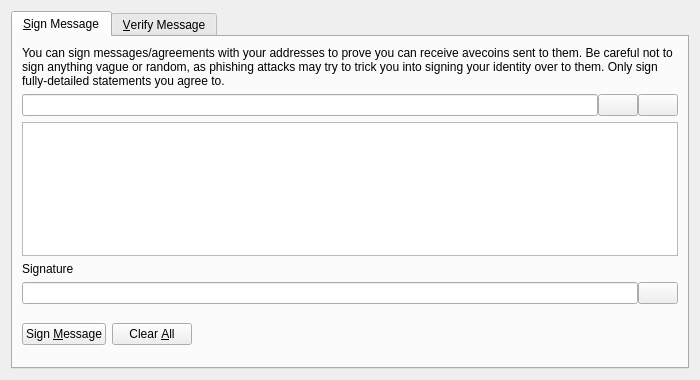
<?xml version="1.0" encoding="UTF-8"?>
<ui version="4.0">
 <class>SignVerifyMessageDialog</class>
 <widget class="QDialog" name="SignVerifyMessageDialog">
  <property name="geometry">
   <rect>
    <x>0</x>
    <y>0</y>
    <width>700</width>
    <height>380</height>
   </rect>
  </property>
  <property name="windowTitle">
   <string>Signatures - Sign / Verify a Message</string>
  </property>
  <property name="modal">
   <bool>true</bool>
  </property>
  <layout class="QVBoxLayout" name="verticalLayout">
   <item>
    <widget class="QTabWidget" name="tabWidget">
     <property name="currentIndex">
      <number>0</number>
     </property>
     <widget class="QWidget" name="tabSignMessage">
      <attribute name="title">
       <string>&amp;Sign Message</string>
      </attribute>
      <layout class="QVBoxLayout" name="verticalLayout_SM">
       <item>
        <widget class="QLabel" name="infoLabel_SM">
         <property name="text">
          <string>You can sign messages/agreements with your addresses to prove you can receive avecoins sent to them. Be careful not to sign anything vague or random, as phishing attacks may try to trick you into signing your identity over to them. Only sign fully-detailed statements you agree to.</string>
         </property>
         <property name="textFormat">
          <enum>Qt::PlainText</enum>
         </property>
         <property name="wordWrap">
          <bool>true</bool>
         </property>
        </widget>
       </item>
       <item>
        <layout class="QHBoxLayout" name="horizontalLayout_1_SM">
         <property name="spacing">
          <number>0</number>
         </property>
         <item>
          <widget class="QValidatedLineEdit" name="addressIn_SM">
           <property name="toolTip">
            <string>The AveCoin address to sign the message with</string>
           </property>
          </widget>
         </item>
         <item>
          <widget class="QPushButton" name="addressBookButton_SM">
           <property name="toolTip">
            <string>Choose previously used address</string>
           </property>
           <property name="text">
            <string/>
           </property>
           <property name="icon">
            <iconset resource="../bitcoin.qrc">
             <normaloff>:/icons/address-book</normaloff>:/icons/address-book</iconset>
           </property>
           <property name="shortcut">
            <string>Alt+A</string>
           </property>
           <property name="autoDefault">
            <bool>false</bool>
           </property>
          </widget>
         </item>
         <item>
          <widget class="QPushButton" name="pasteButton_SM">
           <property name="toolTip">
            <string>Paste address from clipboard</string>
           </property>
           <property name="text">
            <string/>
           </property>
           <property name="icon">
            <iconset resource="../bitcoin.qrc">
             <normaloff>:/icons/editpaste</normaloff>:/icons/editpaste</iconset>
           </property>
           <property name="shortcut">
            <string>Alt+P</string>
           </property>
           <property name="autoDefault">
            <bool>false</bool>
           </property>
          </widget>
         </item>
        </layout>
       </item>
       <item>
        <widget class="QPlainTextEdit" name="messageIn_SM">
         <property name="toolTip">
          <string>Enter the message you want to sign here</string>
         </property>
        </widget>
       </item>
       <item>
        <widget class="QLabel" name="signatureLabel_SM">
         <property name="text">
          <string>Signature</string>
         </property>
         <property name="textFormat">
          <enum>Qt::PlainText</enum>
         </property>
        </widget>
       </item>
       <item>
        <layout class="QHBoxLayout" name="horizontalLayout_2_SM">
         <property name="spacing">
          <number>0</number>
         </property>
         <item>
          <widget class="QLineEdit" name="signatureOut_SM">
           <property name="font">
            <font>
             <italic>true</italic>
            </font>
           </property>
           <property name="readOnly">
            <bool>true</bool>
           </property>
          </widget>
         </item>
         <item>
          <widget class="QPushButton" name="copySignatureButton_SM">
           <property name="toolTip">
            <string>Copy the current signature to the system clipboard</string>
           </property>
           <property name="text">
            <string/>
           </property>
           <property name="icon">
            <iconset resource="../bitcoin.qrc">
             <normaloff>:/icons/editcopy</normaloff>:/icons/editcopy</iconset>
           </property>
           <property name="autoDefault">
            <bool>false</bool>
           </property>
          </widget>
         </item>
        </layout>
       </item>
       <item>
        <layout class="QHBoxLayout" name="horizontalLayout_3_SM">
         <item>
          <widget class="QPushButton" name="signMessageButton_SM">
           <property name="toolTip">
            <string>Sign the message to prove you own this AveCoin address</string>
           </property>
           <property name="text">
            <string>Sign &amp;Message</string>
           </property>
           <property name="icon">
            <iconset resource="../bitcoin.qrc">
             <normaloff>:/icons/edit</normaloff>:/icons/edit</iconset>
           </property>
           <property name="autoDefault">
            <bool>false</bool>
           </property>
          </widget>
         </item>
         <item>
          <widget class="QPushButton" name="clearButton_SM">
           <property name="toolTip">
            <string>Reset all sign message fields</string>
           </property>
           <property name="text">
            <string>Clear &amp;All</string>
           </property>
           <property name="icon">
            <iconset resource="../bitcoin.qrc">
             <normaloff>:/icons/remove</normaloff>:/icons/remove</iconset>
           </property>
           <property name="autoDefault">
            <bool>false</bool>
           </property>
          </widget>
         </item>
         <item>
          <spacer name="horizontalSpacer_1_SM">
           <property name="orientation">
            <enum>Qt::Horizontal</enum>
           </property>
           <property name="sizeHint" stdset="0">
            <size>
             <width>40</width>
             <height>48</height>
            </size>
           </property>
          </spacer>
         </item>
         <item>
          <widget class="QLabel" name="statusLabel_SM">
           <property name="font">
            <font>
             <weight>75</weight>
             <bold>true</bold>
            </font>
           </property>
           <property name="text">
            <string/>
           </property>
           <property name="wordWrap">
            <bool>true</bool>
           </property>
          </widget>
         </item>
         <item>
          <spacer name="horizontalSpacer_2_SM">
           <property name="orientation">
            <enum>Qt::Horizontal</enum>
           </property>
           <property name="sizeHint" stdset="0">
            <size>
             <width>40</width>
             <height>48</height>
            </size>
           </property>
          </spacer>
         </item>
        </layout>
       </item>
      </layout>
     </widget>
     <widget class="QWidget" name="tabVerifyMessage">
      <attribute name="title">
       <string>&amp;Verify Message</string>
      </attribute>
      <layout class="QVBoxLayout" name="verticalLayout_VM">
       <item>
        <widget class="QLabel" name="infoLabel_VM">
         <property name="text">
          <string>Enter the receiver's address, message (ensure you copy line breaks, spaces, tabs, etc. exactly) and signature below to verify the message. Be careful not to read more into the signature than what is in the signed message itself, to avoid being tricked by a man-in-the-middle attack. Note that this only proves the signing party receives with the address, it cannot prove sendership of any transaction!</string>
         </property>
         <property name="textFormat">
          <enum>Qt::PlainText</enum>
         </property>
         <property name="alignment">
          <set>Qt::AlignLeading|Qt::AlignLeft|Qt::AlignTop</set>
         </property>
         <property name="wordWrap">
          <bool>true</bool>
         </property>
        </widget>
       </item>
       <item>
        <layout class="QHBoxLayout" name="horizontalLayout_1_VM">
         <property name="spacing">
          <number>0</number>
         </property>
         <item>
          <widget class="QValidatedLineEdit" name="addressIn_VM">
           <property name="toolTip">
            <string>The AveCoin address the message was signed with</string>
           </property>
          </widget>
         </item>
         <item>
          <widget class="QPushButton" name="addressBookButton_VM">
           <property name="toolTip">
            <string>Choose previously used address</string>
           </property>
           <property name="text">
            <string/>
           </property>
           <property name="icon">
            <iconset resource="../bitcoin.qrc">
             <normaloff>:/icons/address-book</normaloff>:/icons/address-book</iconset>
           </property>
           <property name="shortcut">
            <string>Alt+A</string>
           </property>
           <property name="autoDefault">
            <bool>false</bool>
           </property>
          </widget>
         </item>
        </layout>
       </item>
       <item>
        <widget class="QPlainTextEdit" name="messageIn_VM"/>
       </item>
       <item>
        <widget class="QValidatedLineEdit" name="signatureIn_VM"/>
       </item>
       <item>
        <layout class="QHBoxLayout" name="horizontalLayout_2_VM">
         <item>
          <widget class="QPushButton" name="verifyMessageButton_VM">
           <property name="toolTip">
            <string>Verify the message to ensure it was signed with the specified AveCoin address</string>
           </property>
           <property name="text">
            <string>Verify &amp;Message</string>
           </property>
           <property name="icon">
            <iconset resource="../bitcoin.qrc">
             <normaloff>:/icons/transaction_0</normaloff>:/icons/transaction_0</iconset>
           </property>
           <property name="autoDefault">
            <bool>false</bool>
           </property>
          </widget>
         </item>
         <item>
          <widget class="QPushButton" name="clearButton_VM">
           <property name="toolTip">
            <string>Reset all verify message fields</string>
           </property>
           <property name="text">
            <string>Clear &amp;All</string>
           </property>
           <property name="icon">
            <iconset resource="../bitcoin.qrc">
             <normaloff>:/icons/remove</normaloff>:/icons/remove</iconset>
           </property>
           <property name="autoDefault">
            <bool>false</bool>
           </property>
          </widget>
         </item>
         <item>
          <spacer name="horizontalSpacer_1_VM">
           <property name="orientation">
            <enum>Qt::Horizontal</enum>
           </property>
           <property name="sizeHint" stdset="0">
            <size>
             <width>40</width>
             <height>48</height>
            </size>
           </property>
          </spacer>
         </item>
         <item>
          <widget class="QLabel" name="statusLabel_VM">
           <property name="font">
            <font>
             <weight>75</weight>
             <bold>true</bold>
            </font>
           </property>
           <property name="text">
            <string/>
           </property>
           <property name="wordWrap">
            <bool>true</bool>
           </property>
          </widget>
         </item>
         <item>
          <spacer name="horizontalSpacer_2_VM">
           <property name="orientation">
            <enum>Qt::Horizontal</enum>
           </property>
           <property name="sizeHint" stdset="0">
            <size>
             <width>40</width>
             <height>48</height>
            </size>
           </property>
          </spacer>
         </item>
        </layout>
       </item>
      </layout>
     </widget>
    </widget>
   </item>
  </layout>
 </widget>
 <customwidgets>
  <customwidget>
   <class>QValidatedLineEdit</class>
   <extends>QLineEdit</extends>
   <header>qt/qvalidatedlineedit.h</header>
  </customwidget>
 </customwidgets>
 <resources>
  <include location="../bitcoin.qrc"/>
 </resources>
 <connections/>
</ui>
